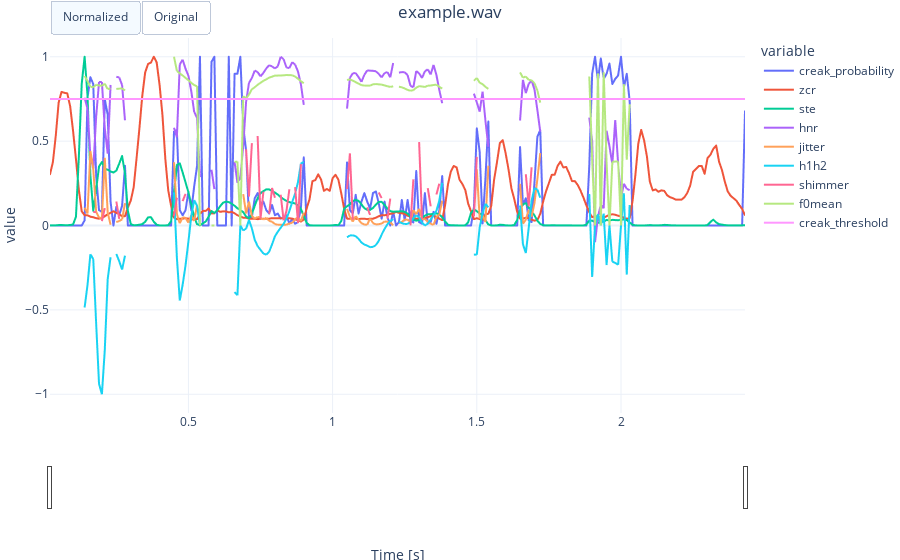

Write notebook code for a chart like this one.
### Markdown cell above
The plot function renders the features from `X_test` and the creak probability `y_pred` over time. One can use the scroll bar to search for the desired time and look at the computed features. Most of the time, only the features `creak_probability`, `zcr` and `ste` are interesting for the classification process (to toggle features, just click on the label on the right).

### Code cell
fig = creapy.plot(X_test, y_pred, sr, title="example.wav")
fig.write_image('example.png')

### Figure 1 — Plotly figure (JSON) as saved in the notebook; plotly's stock layout.template omitted (floating-point values rounded to 4 significant figures; data arrays with more than 128 entries replaced by an {"elided": "..."} marker saying what was removed)
{"data": [{"hovertemplate": "variable=creak_probability<br>x=%{x}<br>value=%{y}<extra></extra>", "legendgroup": "creak_probability", "line": {"color": "#636efa", "dash": "solid"}, "marker": {"symbol": "circle"}, "mode": "lines", "name": "creak_probability", "showlegend": true, "type": "scattergl", "x": {"elided": "242 float values"}, "xaxis": "x", "y": {"elided": "242 float values"}, "yaxis": "y"}, {"hovertemplate": "variable=zcr<br>x=%{x}<br>value=%{y}<extra></extra>", "legendgroup": "zcr", "line": {"color": "#EF553B", "dash": "solid"}, "marker": {"symbol": "circle"}, "mode": "lines", "name": "zcr", "showlegend": true, "type": "scattergl", "x": {"elided": "242 float values"}, "xaxis": "x", "y": {"elided": "242 float values"}, "yaxis": "y"}, {"hovertemplate": "variable=ste<br>x=%{x}<br>value=%{y}<extra></extra>", "legendgroup": "ste", "line": {"color": "#00cc96", "dash": "solid"}, "marker": {"symbol": "circle"}, "mode": "lines", "name": "ste", "showlegend": true, "type": "scattergl", "x": {"elided": "242 float values"}, "xaxis": "x", "y": {"elided": "242 float values"}, "yaxis": "y"}, {"hovertemplate": "variable=hnr<br>x=%{x}<br>value=%{y}<extra></extra>", "legendgroup": "hnr", "line": {"color": "#ab63fa", "dash": "solid"}, "marker": {"symbol": "circle"}, "mode": "lines", "name": "hnr", "showlegend": true, "type": "scattergl", "x": {"elided": "242 float values"}, "xaxis": "x", "y": {"elided": "242 float values"}, "yaxis": "y"}, {"hovertemplate": "variable=jitter<br>x=%{x}<br>value=%{y}<extra></extra>", "legendgroup": "jitter", "line": {"color": "#FFA15A", "dash": "solid"}, "marker": {"symbol": "circle"}, "mode": "lines", "name": "jitter", "showlegend": true, "type": "scattergl", "x": {"elided": "242 float values"}, "xaxis": "x", "y": {"elided": "242 float values"}, "yaxis": "y"}, {"hovertemplate": "variable=h1h2<br>x=%{x}<br>value=%{y}<extra></extra>", "legendgroup": "h1h2", "line": {"color": "#19d3f3", "dash": "solid"}, "marker": {"symbol": "circle"}, "mode": "lines", "name": "h1h2", "showlegend": true, "type": "scattergl", "x": {"elided": "242 float values"}, "xaxis": "x", "y": {"elided": "242 float values"}, "yaxis": "y"}, {"hovertemplate": "variable=shimmer<br>x=%{x}<br>value=%{y}<extra></extra>", "legendgroup": "shimmer", "line": {"color": "#FF6692", "dash": "solid"}, "marker": {"symbol": "circle"}, "mode": "lines", "name": "shimmer", "showlegend": true, "type": "scattergl", "x": {"elided": "242 float values"}, "xaxis": "x", "y": {"elided": "242 float values"}, "yaxis": "y"}, {"hovertemplate": "variable=f0mean<br>x=%{x}<br>value=%{y}<extra></extra>", "legendgroup": "f0mean", "line": {"color": "#B6E880", "dash": "solid"}, "marker": {"symbol": "circle"}, "mode": "lines", "name": "f0mean", "showlegend": true, "type": "scattergl", "x": {"elided": "242 float values"}, "xaxis": "x", "y": {"elided": "242 float values"}, "yaxis": "y"}, {"hovertemplate": "variable=creak_threshold<br>x=%{x}<br>value=%{y}<extra></extra>", "legendgroup": "creak_threshold", "line": {"color": "#FF97FF", "dash": "solid"}, "marker": {"symbol": "circle"}, "mode": "lines", "name": "creak_threshold", "showlegend": true, "type": "scattergl", "x": {"elided": "242 float values"}, "xaxis": "x", "y": {"elided": "242 float values"}, "yaxis": "y"}], "layout": {"legend": {"title": {"text": "variable"}, "tracegroupgap": 0}, "margin": {"b": 0, "l": 0, "r": 0, "t": 0}, "title": {"text": "example.wav", "x": 0.5, "xanchor": "center", "y": 0.99, "yanchor": "top"}, "updatemenus": [{"buttons": [{"args": [{"y": {"elided": "9x242 float values"}}], "label": "Normalized", "method": "update"}, {"args": [{"y": {"elided": "9x242 float values"}}], "label": "Original", "method": "update"}], "direction": "left", "pad": {"r": 10}, "showactive": true, "type": "buttons", "x": 0, "xanchor": "left", "y": 1.1, "yanchor": "top"}], "xaxis": {"anchor": "y", "domain": [0, 1], "rangeslider": {"visible": true}, "title": {"text": "Time [s]"}}, "yaxis": {"anchor": "x", "domain": [0, 1], "title": {"text": "value"}}}}
